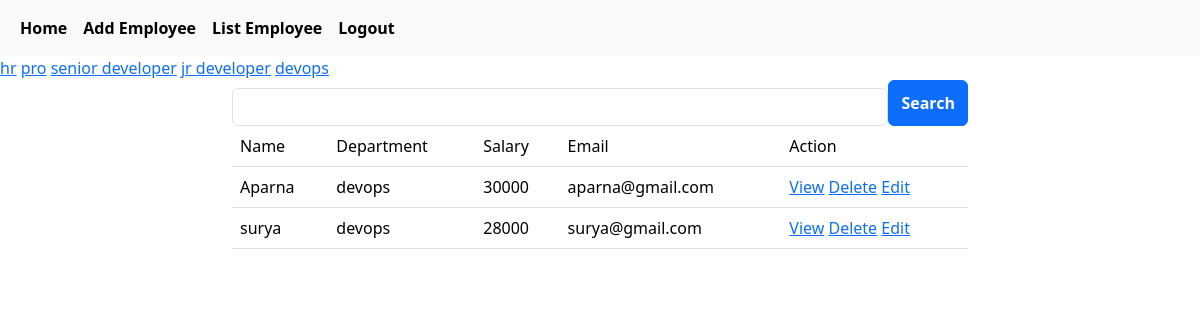
/employees/all?department=devops (signed in), run on the app's committed database.
### crm/models.py (models this page shows, shortened)
class Employees(models.Model):
    name=models.CharField(max_length=200)
    department=models.CharField(max_length=200)
    salary=models.PositiveBigIntegerField()
    email=models.EmailField(unique=True)
    age=models.PositiveBigIntegerField()
    contact=models.CharField(max_length=200,null=True)
    profile_pic=models.ImageField(upload_to="images",null=True,blank=True)
    dob=models.DateField(null=True,blank=True)

### crm/views.py (the view, shortened to what this page needs)
# urls.py: path("employees/all",views.EmployeeListView.as_view(),name="emp-all"),
@method_decorator(signin_required,name="dispatch")
class EmployeeListView(View):
    def get(self,request,*args,**kwargs):
            qs=Employees.objects.all()
            departments=Employees.objects.all().values_list("department",flat=True).distinct()
            print(departments)
            if "department" in request.GET:
                dept=request.GET.get("department")
                qs=qs.filter(department__iexact=dept)
            return render(request,"emp_list.html",{"data":qs,"departments":departments})

### crm/views.py (called while the page is built)
def signin_required(fn):
    def wrapper(request,*args,**kwargs):
        if not request.user.is_authenticated:
            messages.error(request,"invalid session")
            return redirect("signin")
        else:
            return fn(request,*args,**kwargs)
    return wrapper

### crm/templates/emp_list.html (shortened to what this page needs)
{%extends 'base.html'%}
{%block body_block%}
<div>
    {%for dep in departments%}
          <a href="{%url 'emp-all'%}?department={{dep}}">{{dep}}</a>
    {%endfor%}
</div>
    <div class="container">
        <div class="row">
            <div class="col-2"></div>
            <div class="col-8">
                <form action="" method="post">
                    <div class="d-flex">
                        <input type="text" name="box" class="form-control mt-2">
                        <button type="submit" class="btn btn-primary fw-bold">Search</button>
                    </div>
                </form>
            </div>
            <div class="col-2"></div>
        </div>
    </div>
    <div class="container">
        <div class="row">
            <div class="col-2"></div>
            <div class="col-8">
                <table class="table">
                    <tr>
                        <td>Name</td>
                        <td>Department</td>
                        <td>Salary</td>
                        <td>Email</td>
                        <td>Action</td>
                    </tr>
                    {%for emp in data%}
                    <tr>
                        <td>{{emp.name}}</td>
                        <td>{{emp.department}}</td>
                        <td>{{emp.salary}}</td>
                        <td>{{emp.email}}</td>
                        <td>
                            <a href="{%url 'emp-detail' emp.id%}">View</a>
                            <a href="{%url 'emp-delete' emp.id%}">Delete</a>
                            <a href="{%url 'emp-edit' emp.id%}">Edit</a>
                        </td>
                    </tr>
                    {%endfor%}
                </table>
            </div>
            <div class="col-2"></div>
        </div>
    </div>
{%endblock%}

### data on the page
Employees: name "Aparna", department "devops", salary "30000", email "aparna@gmail.com"
Employees: name "surya", department "devops", salary "28000", email "surya@gmail.com"

### other printed values
{{ dep }} "hr" "pro" "senior developer" "jr developer" "devops"
